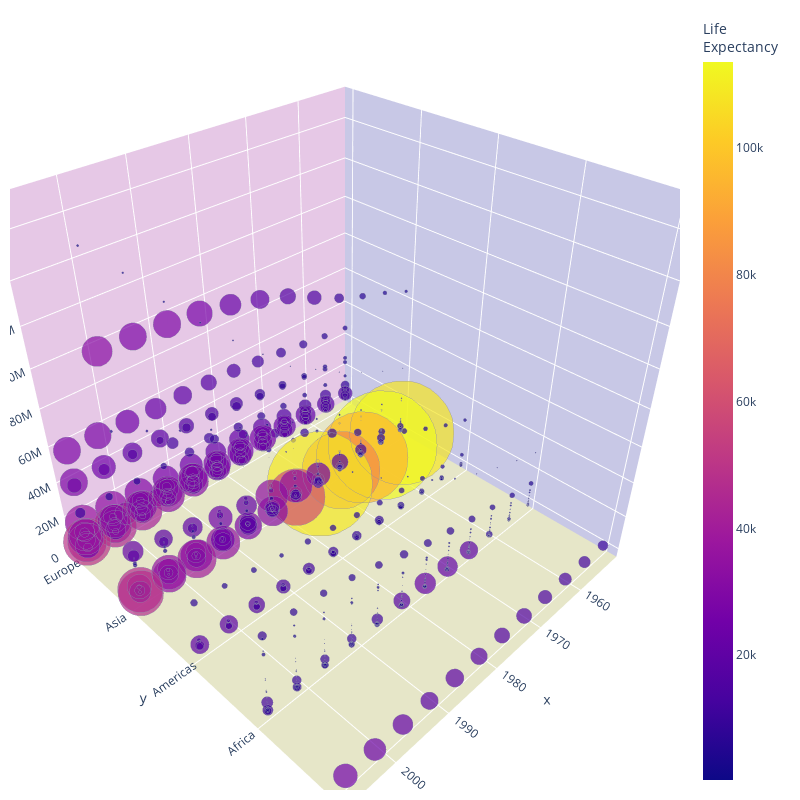

Notebook code cell kept with this figure:
### Code cell
import plotly.graph_objects as go


X = df['year'][start:end]
Y = df['continent'][start:end]
Z = z=df['pop'][start:end]

fig = go.Figure(data=go.Scatter3d(
    x=X, y=Y, z=Z,
    mode='markers',
    marker=dict(
        sizemode='diameter',
        sizeref=1500,
        size=df['gdpPercap'][start:end],
        color = df['gdpPercap'][start:end],
        colorbar = dict(title = 'Life<br>Expectancy'),
        line_color='rgb(140, 140, 170)'
    )
))



fig.update_layout(scene = dict(
                    xaxis = dict(
                         backgroundcolor="rgb(200, 200, 230)",
                         gridcolor="white",
                         showbackground=True,
                         zerolinecolor="white",),
                    yaxis = dict(
                        backgroundcolor="rgb(230, 200,230)",
                        gridcolor="white",
                        showbackground=True,
                        zerolinecolor="white"),
                    zaxis = dict(
                        backgroundcolor="rgb(230, 230,200)",
                        gridcolor="white",
                        showbackground=True,
                        zerolinecolor="white",),),
                    height=800, width=800,
                    margin=dict(
                    r=10, l=10,
                    b=10, t=10)
                  )

fig.show()

### Figure 1 — Plotly figure (JSON) as saved in the notebook; plotly's stock layout.template omitted (floating-point values rounded to 4 significant figures; data arrays with more than 128 entries replaced by an {"elided": "..."} marker saying what was removed)
{"data": [{"marker": {"color": {"elided": "750 float values"}, "colorbar": {"title": {"text": "Life<br>Expectancy"}}, "line": {"color": "rgb(140, 140, 170)"}, "size": {"elided": "750 float values"}, "sizemode": "diameter", "sizeref": 1500}, "mode": "markers", "type": "scatter3d", "x": {"elided": "750 int values"}, "y": {"elided": "750 str values"}, "z": {"elided": "750 int values"}}], "layout": {"height": 800, "margin": {"b": 10, "l": 10, "r": 10, "t": 10}, "scene": {"xaxis": {"backgroundcolor": "rgb(200, 200, 230)", "gridcolor": "white", "showbackground": true, "zerolinecolor": "white"}, "yaxis": {"backgroundcolor": "rgb(230, 200,230)", "gridcolor": "white", "showbackground": true, "zerolinecolor": "white"}, "zaxis": {"backgroundcolor": "rgb(230, 230,200)", "gridcolor": "white", "showbackground": true, "zerolinecolor": "white"}}, "width": 800}}
